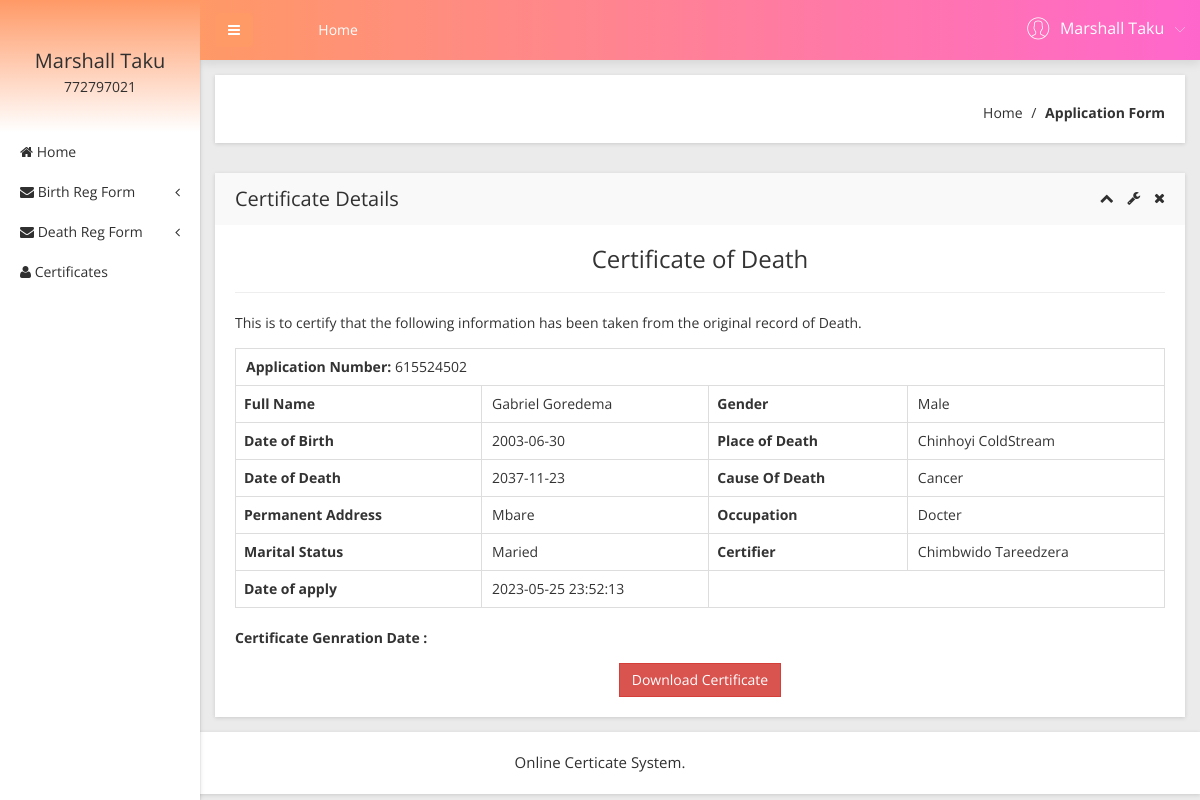
Page /obcs/user/death-certificates.php?viewid=2 (signed in) on the committed database.
### tables this page shows
CREATE TABLE `tbluser` (
  `ID` int(10) NOT NULL,
  `FirstName` varchar(200) DEFAULT NULL,
  `LastName` varchar(200) DEFAULT NULL,
  `MobileNumber` bigint(10) DEFAULT NULL,
  `Address` mediumtext,
  `Password` varchar(200) NOT NULL,
  `RegDate` timestamp NULL DEFAULT CURRENT_TIMESTAMP
);

CREATE TABLE `dthapplication` (
  `ID` int(11) NOT NULL,
  `UserID` int(11) NOT NULL,
  `ApplicationID` int(11) NOT NULL,
  `Gender` varchar(20) NOT NULL,
  `FullName` varchar(100) NOT NULL,
  `DateofBirth` varchar(100) NOT NULL,
  `MaritalStatus` varchar(100) NOT NULL,
  `Occupation` varchar(100) NOT NULL,
  `PermanentAdd` varchar(100) NOT NULL,
  `DateofDeath` varchar(100) NOT NULL,
  `PlaceofDeath` varchar(100) NOT NULL,
  `CauseOfDeath` varchar(100) NOT NULL,
  `Certifier` varchar(100) NOT NULL,
  `Dateofapply` timestamp NOT NULL DEFAULT CURRENT_TIMESTAMP,
  `Remark` varchar(100) DEFAULT NULL,
  `Status` varchar(100) DEFAULT NULL,
  `UpdationDate` timestamp NULL DEFAULT NULL
);

### obcs/user/death-certificates.php (the view, shortened to what this page needs)
<?php
include('includes/dbconnection.php');
if (strlen($_SESSION['obcsuid']==0)) {
  header('location:logout.php');
  } else{
  ?>
<!doctype html>
<html class="no-js" lang="en">
<head>
    <link rel="stylesheet" href="css/bootstrap.min.css">
    <link rel="stylesheet" href="css/font-awesome.min.css">
    <link rel="stylesheet" href="css/adminpro-custon-icon.css">
    <link rel="stylesheet" href="css/meanmenu.min.css">
    <link rel="stylesheet" href="css/jquery.mCustomScrollbar.min.css">
    <link rel="stylesheet" href="css/animate.css">
    <link rel="stylesheet" href="css/data-table/bootstrap-table.css">
    <link rel="stylesheet" href="css/data-table/bootstrap-editable.css">
    <link rel="stylesheet" href="css/normalize.css">
    <link rel="stylesheet" href="css/c3.min.css">
    <link rel="stylesheet" href="style.css">
    <link rel="stylesheet" href="css/responsive.css">
</head>
<body class="materialdesign">
    <div class="wrapper-pro">
      <?php include_once('includes/sidebar.php');?>
        <?php include_once('includes/header.php');?>
            <div class="breadcome-area mg-b-30 small-dn">
                <div class="container-fluid">
                    <div class="row">
                        <div class="col-lg-12">
                            <div class="breadcome-list shadow-reset">
                                <div class="row">
                                    <div class="col-lg-12">
                                        <ul class="breadcome-menu">
                                            <li><a href="dashboard.php">Home</a> <span class="bread-slash">/</span>
                                            </li>
                                            <li><span class="bread-blod">Application Form</span>
                                            </li>
                                        </ul>
                                    </div>
                                </div>
                            </div>
                        </div>
                    </div>
                </div>
            </div>
            <div class="data-table-area mg-b-15">
                <div class="container-fluid">
                    <div class="row">
                        <div class="col-lg-12">
                            <div class="sparkline13-list shadow-reset">
                                <div class="sparkline13-hd">
                                    <div class="main-sparkline13-hd">
                                        <h1>Certificate Details</h1>
                                        <div class="sparkline13-outline-icon">
                                            <span class="sparkline13-collapse-link"><i class="fa fa-chevron-up"></i></span>
                                            <span><i class="fa fa-wrench"></i></span>
                                            <span class="sparkline13-collapse-close"><i class="fa fa-times"></i></span>
                                        </div>
                                    </div>
                                </div>
                                <div class="sparkline13-graph">
                                    <div id="exampl">
                                    <div class="datatable-dashv1-list custom-datatable-overright">
                                        <h3 align="center">Certificate of Death</h3>
                                        <hr />
                                        <p align="left">This is to certify that the following information has been taken from the original record of Death.</p>
<?php
$vid=$_GET['viewid'];
$sql="SELECT dthapplication.*,tbluser.FirstName,tbluser.LastName,tbluser.MobileNumber,tbluser.Address from  dthapplication join  tbluser on dthapplication.UserID=tbluser.ID where dthapplication.ID=:vid and  dthapplication.Status='Verified'";
$query = $dbh -> prepare($sql);
$query-> bindParam(':vid', $vid, PDO::PARAM_STR);
$query->execute();
$results=$query->fetchAll(PDO::FETCH_OBJ);
foreach($results as $row)
{
$certgendate=$row->UpdationDate;            ?>
<table border="1" class="table table-bordered">
<tr align="center">
<td colspan="4" >
<strong> Application Number:</strong>   <?php  echo $row->ApplicationID;?></td></tr>
    <th scope>Full Name</th>
    <td><?php  echo $row->FullName;?></td>
    <th scope>Gender</th>
    <td><?php  echo $row->Gender;?></td>
   <tr>
    <th scope>Date of Birth</th>
    <td><?php  echo $row->DateofBirth;?></td>
    <th scope>Place of Death</th>
    <td><?php  echo $row->PlaceofDeath;?></td>
  </tr>
  <tr>
     <th scope>Date of Death</th>
    <td><?php  echo $row->DateofDeath;?></td>
    <th scope>Cause Of Death</th>
    <td><?php  echo $row->CauseOfDeath;?></td>
  </tr>
   <tr>
    <th scope>Permanent Address</th>
  <td><?php  echo $row->PermanentAdd;?></td>
    <th scope>Occupation</th>
    <td><?php  echo $row->Occupation;?></td>
  </tr>
   <tr>
        <th scope>Marital Status</th>
    <td><?php  echo $row->MaritalStatus;?></td>
    <th scope>Certifier</th>
    <td><?php  echo $row->Certifier;?></td>
  </tr>
   <tr>
    <th scope>Date of apply</th>
    <td><?php  echo $row->Dateofapply;?></td>
  </tr>
  <?php }?>
</table>
          <p align="left"><b>Certificate Genration Date :</b> <?php echo htmlentities($certgendate);?></p>
   <a href="download-death-certificate.php?cid=<?php  echo $row->ApplicationID;?>" class="btn btn-danger">Download Certificate</a>
      </div></div>
                                </div>
                            </div>
                        </div>
                    </div>
                </div>
            </div>
        </div>
    </div>
  <?php include_once('includes/footer.php');?>
</body>
</html><?php }  ?>

### obcs/user/includes/sidebar.php (shortened to what this page needs)
<?php
include('includes/dbconnection.php');
if (strlen($_SESSION['obcsuid']==0)) {
  header('location:logout.php');
  } else{
  ?>
  <div class="left-sidebar-pro">
            <nav id="sidebar">
                <div class="sidebar-header">
                     <?php
$uid=$_SESSION['obcsuid'];
$sql="SELECT FirstName,LastName,MobileNumber from  tbluser where ID=:uid";
$query = $dbh -> prepare($sql);
$query->bindParam(':uid',$uid,PDO::PARAM_STR);
$query->execute();
$results=$query->fetchAll(PDO::FETCH_OBJ);
$cnt=1;
if($query->rowCount() > 0)
{
foreach($results as $row)
{               ?>
                    <h3><?php  echo $row->FirstName;?>  <?php  echo $row->LastName;?></h3>
                    <p><?php  echo $row->MobileNumber;?></p><?php $cnt=$cnt+1;}} ?>
                </div>
                <div class="left-custom-menu-adp-wrap">
                    <ul class="nav navbar-nav left-sidebar-menu-pro">
                        <li class="nav-item">
                            <a href="dashboard.php" role="button" aria-expanded="false"><i class="fa big-icon fa-home"></i> <span class="mini-dn">Home</span> </a>
                        </li>
                        <li class="nav-item"><a href="#" data-toggle="dropdown" role="button" aria-expanded="false" class="nav-link dropdown-toggle"><i class="fa big-icon fa-envelope"></i> <span class="mini-dn">Birth Reg Form</span> <span class="indicator-right-menu mini-dn"><i class="fa indicator-mn fa-angle-left"></i></span></a>
                        </li>
                        <li class="nav-item"><a href="#" data-toggle="dropdown" role="button" aria-expanded="false" class="nav-link dropdown-toggle"><i class="fa big-icon fa-envelope"></i> <span class="mini-dn">Death Reg Form</span> <span class="indicator-right-menu mini-dn"><i class="fa indicator-mn fa-angle-left"></i></span></a>
                        </li>
                       <li class="nav-item">
                            <a href="certificates-list.php" role="button" aria-expanded="false"><i class="fa big-icon fa-user"></i> <span class="mini-dn">Certificates</span> </a>
                        </li>
                    </ul>
                </div>
            </nav>
        </div><?php }  ?>

### obcs/user/includes/header.php (shortened to what this page needs)
       <?php
include('includes/dbconnection.php');
if (strlen($_SESSION['obcsuid']==0)) {
  header('location:logout.php');
  } else{
  ?>
 <div class="content-inner-all">
            <div class="header-top-area">
                <div class="fixed-header-top">
                    <div class="container-fluid">
                        <div class="row">
                            <div class="col-lg-1 col-md-6 col-sm-6 col-xs-12">
                                <button type="button" id="sidebarCollapse" class="btn bar-button-pro header-drl-controller-btn btn-info navbar-btn">
                                    <i class="fa fa-bars"></i>
                                </button>
                            </div>
                            <div class="col-lg-6 col-md-1 col-sm-1 col-xs-12">
                                <div class="header-top-menu tabl-d-n">
                                    <ul class="nav navbar-nav mai-top-nav">
                                        <li class="nav-item"><a href="dashboard.php" class="nav-link">Home</a>
                                        </li>
                                    </ul>
                                </div>
                            </div>
                            <div class="col-lg-5 col-md-5 col-sm-6 col-xs-12">
                                <div class="header-right-info">
                                    <ul class="nav navbar-nav mai-top-nav header-right-menu">
                                <?php
$uid=$_SESSION['obcsuid'];
$sql="SELECT FirstName,LastName,MobileNumber from  tbluser where ID=:uid";
$query = $dbh -> prepare($sql);
$query->bindParam(':uid',$uid,PDO::PARAM_STR);
$query->execute();
$results=$query->fetchAll(PDO::FETCH_OBJ);
$cnt=1;
if($query->rowCount() > 0)
{
foreach($results as $row)
{               ?>
                                        <li class="nav-item">
                                            <a href="#" data-toggle="dropdown" role="button" aria-expanded="false" class="nav-link dropdown-toggle">
                                                <span class="adminpro-icon adminpro-user-rounded header-riht-inf"></span>
                                                <span class="admin-name"><?php  echo $row->FirstName;?>  <?php  echo $row->LastName;?> </span>
                                                <span class="author-project-icon adminpro-icon adminpro-down-arrow"></span><?php $cnt=$cnt+1;}} ?>
                                            </a>
                                        </li>
                                    </ul>
                                </div>
                            </div>
                        </div>
                    </div>
                </div>
            </div><?php }  ?>

### rows in the picture
tbluser: FirstName "Marshall", LastName "Taku", MobileNumber "772797021"
dthapplication: ApplicationID "615524502", FullName "Gabriel Goredema", Gender "Male", DateofBirth "2003-06-30", PlaceofDeath "Chinhoyi ColdStream", DateofDeath "2037-11-23", CauseOfDeath "Cancer", PermanentAdd "Mbare", Occupation "Docter", MaritalStatus "Maried", Certifier "Chimbwido Tareedzera", Dateofapply "2023-05-25 23:52:13"
